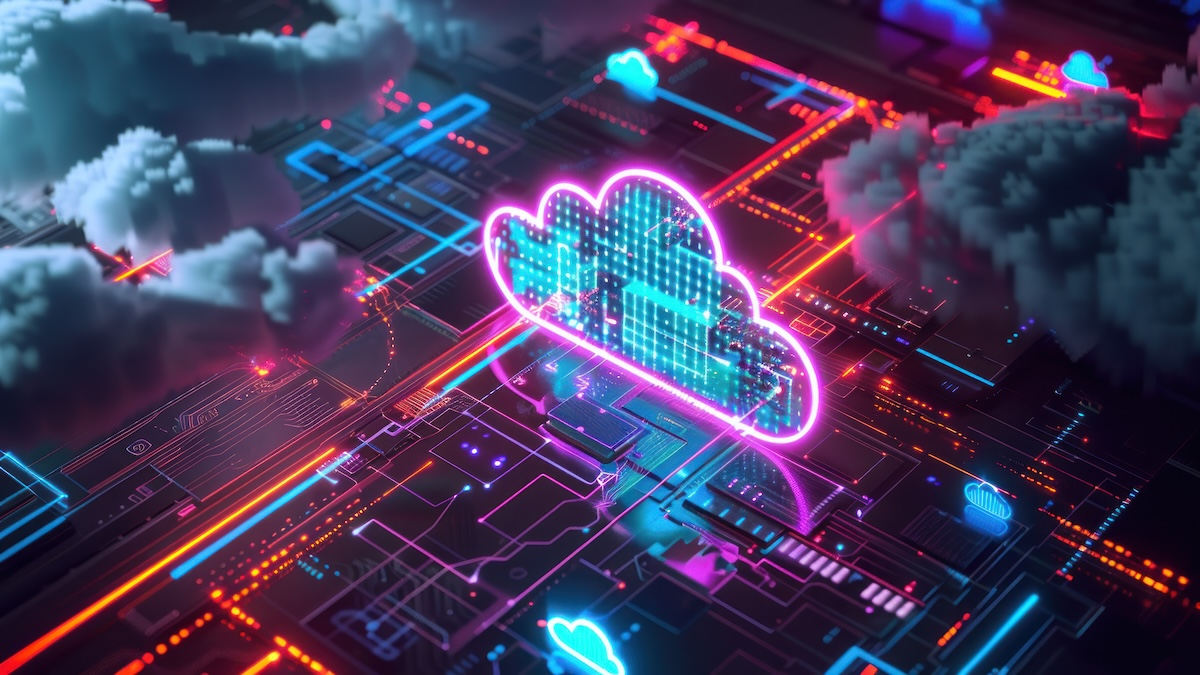
#> input picture Resources/news_i1.jpeg, 1200 x 675 px
$ python chapter3.py
#> lines starting #> are read from the running program, lines starting #| are printed output that depends on the picture
import cv2
import numpy as np


img = cv2.imread("Resources/news_i1.jpeg")
#> img is the input picture: shape (675, 1200, 3); mean B, G, R 93.6, 59.6, 69.6
print(img.shape)
#| (675, 1200, 3)
print(img)
#> (printed output is left out)

imgResize = cv2.resize(img,(400, 300))
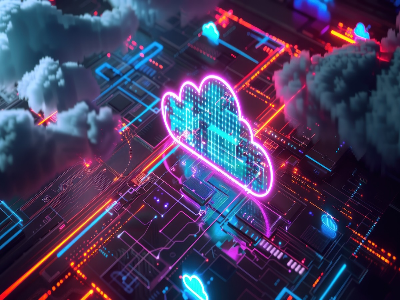
#> imgResize: shape (300, 400, 3); mean B, G, R 93.6, 59.6, 69.6

imgCropped = img[0:300, 300:600]
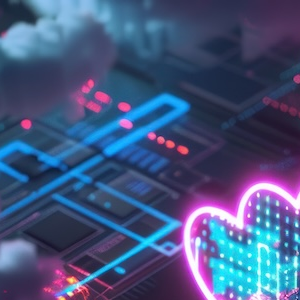
#> imgCropped: shape (300, 300, 3); mean B, G, R 126.7, 86.2, 69.4

cv2.imshow("Image", img)
cv2.imshow("Image Resize", imgResize)
cv2.imshow("Image Cropped", imgCropped)

cv2.waitKey(0)
